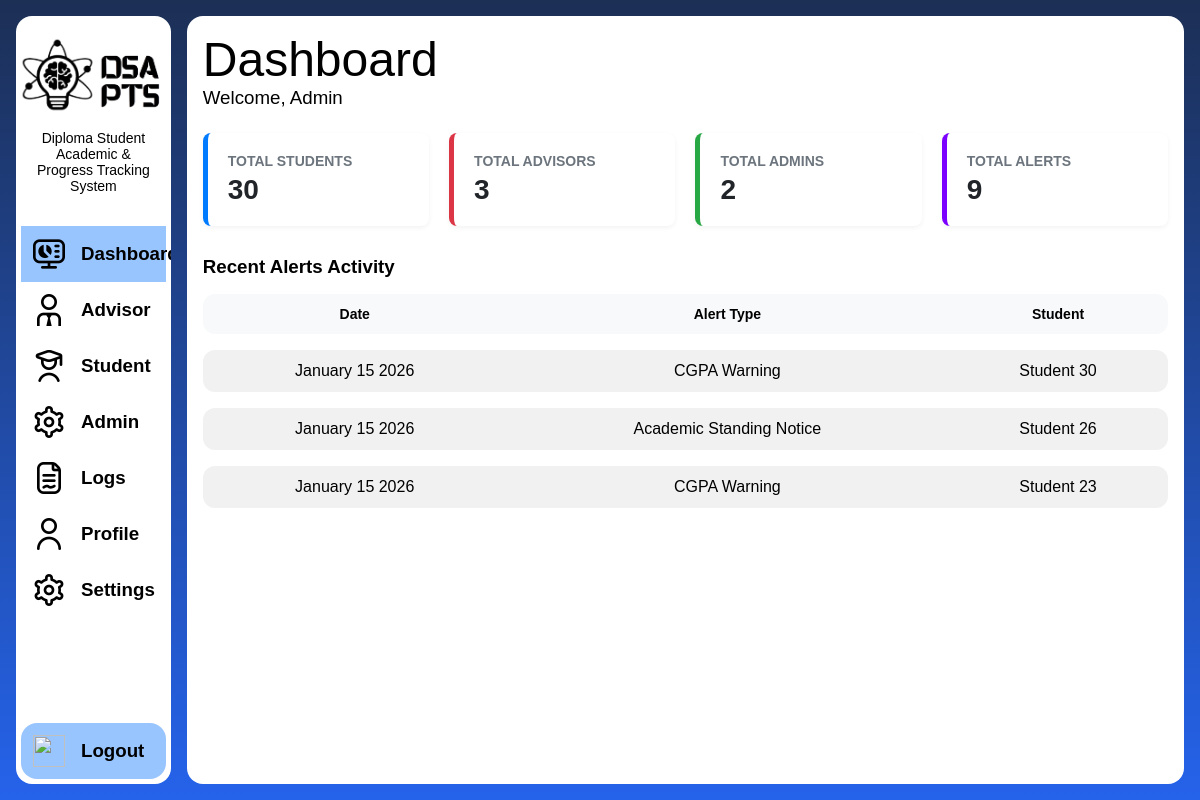
The app's page /admin/dashboard-admin.php, older data.
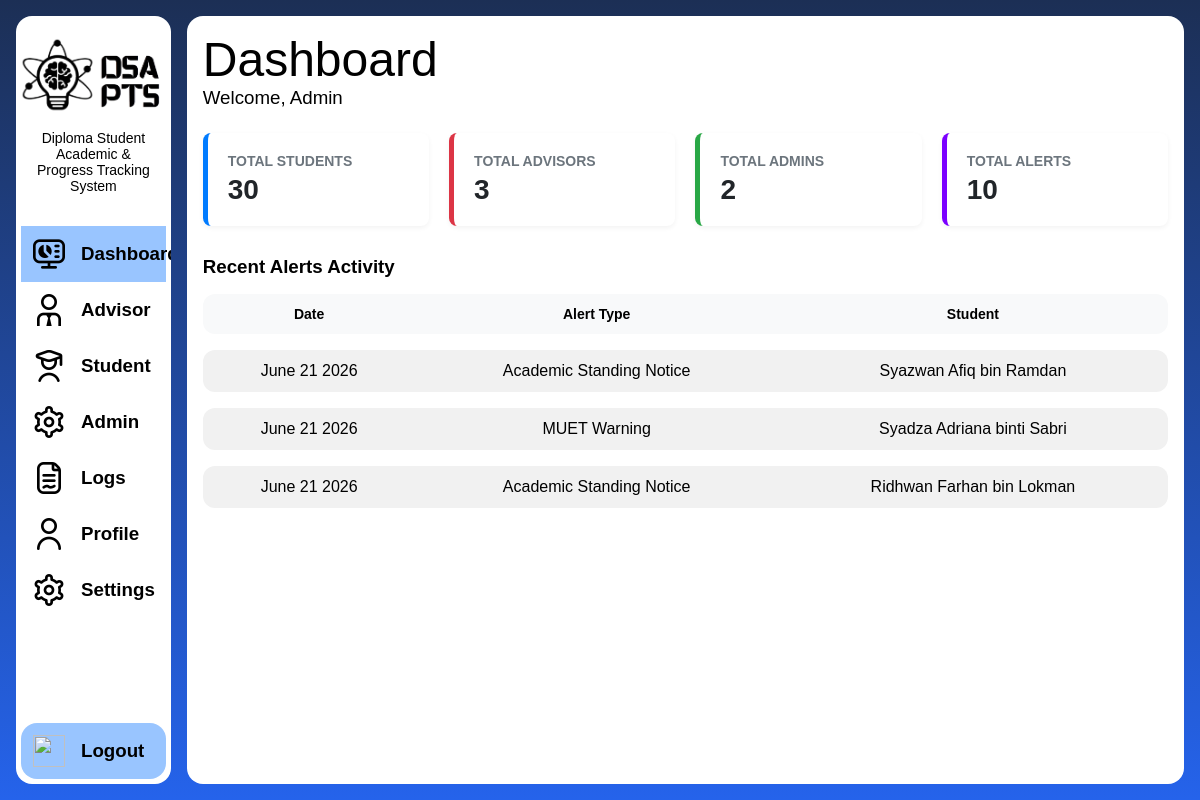
The same page, newer data.
### tables this page shows
CREATE TABLE `alert` (
  `alert_id` int(11) NOT NULL,
  `message` text NOT NULL,
  `alert_type` varchar(50) DEFAULT NULL,
  `date_sent` date NOT NULL,
  `user_id` int(11) DEFAULT NULL
);

CREATE TABLE `user` (
  `user_id` int(11) NOT NULL,
  `login_id` varchar(10) NOT NULL,
  `name` varchar(100) NOT NULL,
  `email` varchar(100) NOT NULL,
  `password` varchar(255) NOT NULL,
  `profile_picture` varchar(255) DEFAULT NULL,
  `address` varchar(255) DEFAULT NULL,
  `phone_number` varchar(20) DEFAULT NULL
);

### models/functions.php (called while the page is built, shortened)
<?php
function getCount($conn, $table)
{
    $result = $conn->query("SELECT COUNT(*) AS total FROM $table");
    $row = $result->fetch_assoc();
    return $row['total'];
}
function getRecentAlerts($conn)
{
    $sql = "
        SELECT alert.*, user.name
        FROM alert
        INNER JOIN user ON alert.user_id = user.user_id
        ORDER BY alert_id DESC
        LIMIT 3
    ";
    $result = $conn->query($sql);
    $data = [];
    if ($result) {
        while ($row = $result->fetch_assoc()) {
            $data[] = $row;
        }
    }
    return $data;
}

### admin/dashboard-admin.php (the view, shortened to what this page needs)
<!DOCTYPE html>
<html lang="en">
<head>
    <link rel="stylesheet" href="../style/layout.css">
    <link rel="stylesheet" href="../style/admin.css">
    <link rel="stylesheet" href="../style/styles.css">
</head>
<body class="page-body main-gradient-bg">
    <?php
    $activePage = 'dashboard';
    include("components/sidebar-admin.php");
    include("../models/functions.php");
    $studentCount = getCount($conn, "student");
    $adminCount = getCount($conn, "admin");
    $advisorCount = getCount($conn, "advisor");
    $alertCount = getCount($conn, "alert");
    $recentAlerts = getRecentAlerts($conn);
    ?>
    <main class="main-content main-rounded">
        <h1 class="content-title">Dashboard</h1>
        <h3 class="content-welcome">Welcome, Admin</h3>
        <div class="dashboard-summary-cards">
            <div class="stat-card" style="border-left:5px solid #007bff;">
                <div class="card-text-head">Total Students</div>
                <div class="card-text-body" style="color:#212529;">
                    <?= $studentCount ?>
                </div>
            </div>
            <div class="stat-card" style="border-left:5px solid #dc3545;">
                <div class="card-text-head">Total Advisors</div>
                <div class="card-text-body" style="color:#212529;">
                    <?= $advisorCount ?>
                </div>
            </div>
            <div class="stat-card" style="border-left:5px solid #28a745;">
                <div class="card-text-head">Total Admins</div>
                <div class="card-text-body" style="color:#212529;">
                    <?= $adminCount ?>
                </div>
            </div>
            <div class="stat-card" style="border-left:5px solid #7b00ff;">
                <div class="card-text-head">Total Alerts</div>
                <div class="card-text-body" style="color:#212529;">
                    <?= $alertCount ?>
                </div>
            </div>
        </div>
        <h3>Recent Alerts Activity</h3>
        <table>
            <thead>
                <tr>
                    <th>Date</th>
                    <th>Alert Type</th>
                    <th>Student</th>
                </tr>
            </thead>
            <tbody>
                <?php foreach ($recentAlerts as $a): ?>
                    <tr>
                        <td>
                            <?= date("F d Y", strtotime($a['date_sent'])) ?>
                        </td>
                        <td>
                            <?= $a['alert_type'] ?>
                        </td>
                        <td>
                            <?= $a['name'] ?>
                        </td>
                    </tr>
                <?php endforeach; ?>
            </tbody>
        </table>
    </main>
</body>
</html>

### admin/components/sidebar-admin.php
<aside class="main-sidebar main-rounded">
    <img src="../assets/imgs/dsapts-full.png" class="sidebar-logo" alt="">
    <h3 class="sidebar-title">Diploma Student Academic & Progress Tracking System</h3>
    <a class="sidebar-nav <?php echo $activePage === 'dashboard' ? 'sidebar-nav-active' : ''; ?>" href="dashboard-admin.php">
        <img src="../assets/icons/dashboard.png" alt="">
        <h3>Dashboard</h3>
    </a>
    <a class="sidebar-nav <?php echo $activePage === 'advisor' ? 'sidebar-nav-active' : ''; ?>" href="advisor.php">
        <img src="../assets/icons/employee.png" alt="">
        <h3>Advisor</h3>
    </a>
    <a class="sidebar-nav <?php echo $activePage === 'student' ? 'sidebar-nav-active' : ''; ?>" href="student.php">
        <img src="../assets/icons/student.png" alt="">
        <h3>Student</h3>
    </a>
    <a class="sidebar-nav <?php echo $activePage === 'admin' ? 'sidebar-nav-active' : ''; ?>" href="admin.php">
        <img src="../assets/icons/settings.png" alt="">
        <h3>Admin</h3>
    </a>
    <a class="sidebar-nav <?php echo $activePage === 'logs' ? 'sidebar-nav-active' : ''; ?>" href="admin-logs.php">
        <img src="../assets/icons/record.png" alt="">
        <h3>Logs</h3>
    </a>
    <a class="sidebar-nav <?php echo $activePage === 'profile' ? 'sidebar-nav-active' : ''; ?>" href="admin-profile.php">
        <img src="../assets/icons/user.png" alt="">
        <h3>Profile</h3>
    </a>
    <a class="sidebar-nav <?php echo $activePage === 'settings' ? 'sidebar-nav-active' : ''; ?>" href="admin-settings.php">
        <img src="../assets/icons/settings.png" alt="">
        <h3>Settings</h3>
    </a>
    <a class="sidebar-nav sidebar-logout" href="../">
        <img src="../assets/icons/exit.png" alt="">
        <h3>Logout</h3>
    </a>
</aside>

### style/layout.css (style rules this page uses)
html, body { height: 100%; margin: 0; }
*, *::before, *::after { box-sizing: border-box; }
.page-body { display: flex; min-height: 100vh; margin: 0; overflow: hidden; }
.main-gradient-bg { background-image: linear-gradient(#1c2f55, #2563eb); }
.main-rounded { display: flex; flex-direction: column; align-items: center; background-color: #fff; margin: 16px; border-radius: 16px; min-height: 0; overflow: hidden; }
table { width: 100%; border-collapse: separate; border-spacing: 0px 16px; }
thead th { background-color: #f8f9fa; padding: 12px; text-align: center; font-size: 14px; font-weight: bold; }
thead th:first-child { border-top-left-radius: 12px; border-bottom-left-radius: 12px; }
thead th:last-child { border-top-right-radius: 12px; border-bottom-right-radius: 12px; }
tbody td { background: #f1f1f1; padding: 12px 16px; text-align: center; color: black; }
tbody td:first-child { border-top-left-radius: 12px; border-bottom-left-radius: 12px; }
tbody td:last-child { border-top-right-radius: 12px; border-bottom-right-radius: 12px; }
.stat-card { flex: 1; padding: 20px; background: #fff; border-radius: 8px; box-shadow: 0 2px 5px rgba(0, 0, 0, 0.05); }
.dashboard-summary-cards { display: flex; width: 100%; gap: 20px; margin-bottom: 30px; }
.card-text-head { font-size: 14px; color: #6c757d; font-weight: 600; text-transform: uppercase; }
.card-text-body { font-size: 28px; font-weight: bold; margin-top: 5px; }
.main-sidebar { flex: 0.15; margin-right: 0; align-items: center; padding: 5px; }
.sidebar-logo { width: 200px; height: auto; align-self: center; padding: 16px; }
.sidebar-title { font-size: 14px; font-weight: 200; text-align: center; margin: 0 0 32px 0; padding: 0 6px; }
.sidebar-nav { padding: 12px; display: flex; align-items: center; width: 100%; text-decoration: none; color: black; }
.sidebar-nav img { width: 32px; height: 32px; }
.sidebar-nav h3 { margin: 0 0 0 16px; }
.sidebar-nav:hover, .sidebar-nav-active { background-color: #99c5ff; transition: 0.2s ease; }
.sidebar-logout { margin-top: auto; background-color: #99c5ff; border-radius: 16px; }
.main-content { flex: 1; align-items: start; padding: 16px; min-height: 0; overflow-y: auto; }
.content-title { font-size: 48px; font-weight: 500; margin: 0; }
.content-welcome { margin: 0 0 24px 0; font-weight: 300; }

### style/styles.css (style rules this page uses)
* { box-sizing: border-box; margin: 0; padding: 0; }
body { font-family: Arial, Helvetica, sans-serif; background: #fff; color: #000; }

Row changes from the older to the newer data that the page shows:
removed alert: date_sent "January 15 2026", alert_type "CGPA Warning", user.name "Student 30"
removed alert: date_sent "January 15 2026", alert_type "Academic Standing Notice", user.name "Student 26"
removed alert: date_sent "January 15 2026", alert_type "CGPA Warning", user.name "Student 23"
added alert: date_sent "June 21 2026", alert_type "Academic Standing Notice", user.name "Syazwan Afiq bin Ramdan"
added alert: date_sent "June 21 2026", alert_type "MUET Warning", user.name "Syadza Adriana binti Sabri"
added alert: date_sent "June 21 2026", alert_type "Academic Standing Notice", user.name "Ridhwan Farhan bin Lokman"
Text that changed along with them:
$alertCount: "9" → "10"
